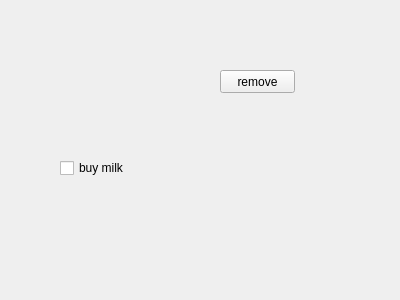
<?xml version="1.0" encoding="UTF-8"?>
<ui version="4.0">
 <class>TASK</class>
 <widget class="QWidget" name="TASK">
  <property name="geometry">
   <rect>
    <x>0</x>
    <y>0</y>
    <width>400</width>
    <height>300</height>
   </rect>
  </property>
  <property name="windowTitle">
   <string>Form</string>
  </property>
  <widget class="QCheckBox" name="checkBox">
   <property name="geometry">
    <rect>
     <x>60</x>
     <y>160</y>
     <width>71</width>
     <height>16</height>
    </rect>
   </property>
   <property name="text">
    <string>buy milk</string>
   </property>
  </widget>
  <widget class="QPushButton" name="pushButton">
   <property name="geometry">
    <rect>
     <x>220</x>
     <y>70</y>
     <width>75</width>
     <height>23</height>
    </rect>
   </property>
   <property name="text">
    <string>remove</string>
   </property>
  </widget>
 </widget>
 <resources/>
 <connections/>
</ui>
